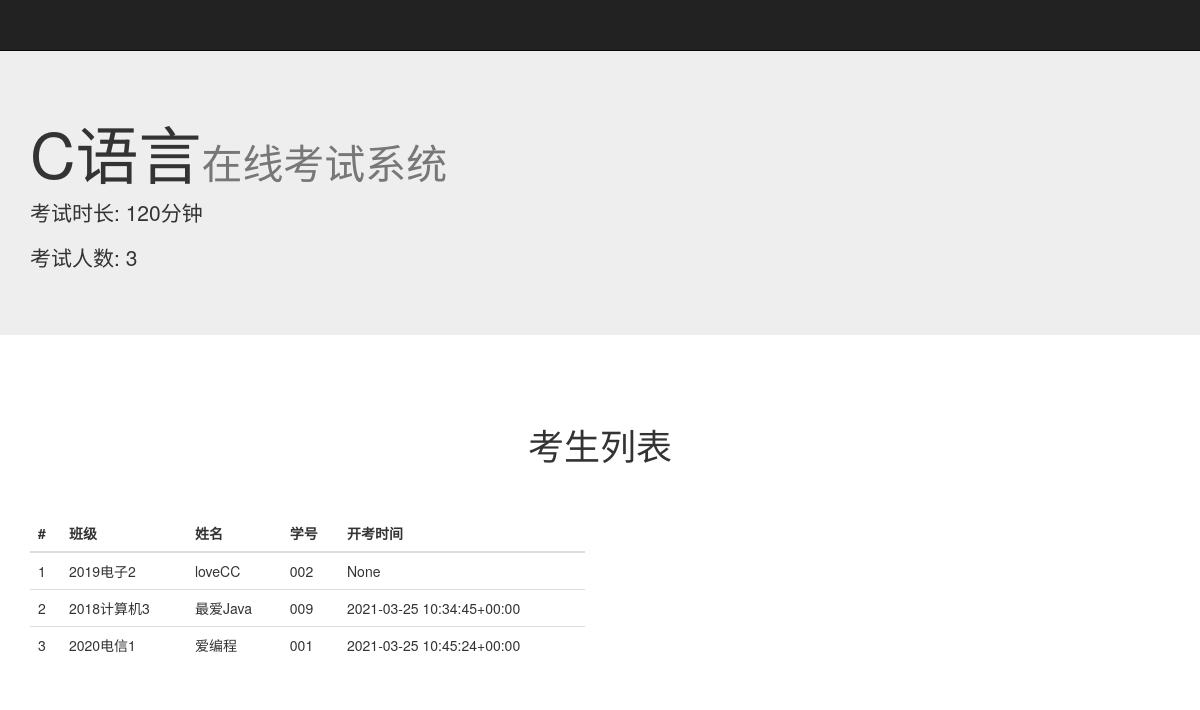
/c/exam/2, run on the app's committed database.
### exam_c/models.py (models this page shows, shortened)
class Exam(models.Model):
    class Meta:
        verbose_name = '考试场次'
        verbose_name_plural = '考试场次'
    pub_date = models.DateTimeField('创建时间', 'date published', null=True)
    problem_type = models.CharField("试卷类型", max_length=20, choices=EXAM_TYPE_CHOICES, default='1')
    creator = models.CharField('创建人', max_length=200, default='')
    info_text = models.CharField('考试信息', max_length=200, default='')
    period = models.CharField("考试时长", max_length=5, choices=PERIOD_CHOICES, default='1')
    def id_(self):
        return str(self.id)
    id_.short_description = '考试编号'
    def exam_type_(self):
        return str(EXAM_TYPE_CHOICES[int(self.problem_type)-1][1])
    exam_type_.short_description = '考试类型'
    def period_(self):
        return str(PERIOD_CHOICES[int(self.period)-1][1])
    period_.short_description = '考试时长'
    def out_link_(self):
        return format_html('<a href="http://127.0.0.1:8000/c/exam/{}" target="_blank">查看</a>'.format(self.id))
    out_link_.short_description = '考试情况'

class ExamPaper(models.Model):
    class Meta:
        verbose_name = '试卷'
        verbose_name_plural = '试卷'
    problem_type = models.CharField("试卷类型", max_length=20, choices=EXAM_TYPE_CHOICES, default='1')
    student = models.ForeignKey(
        Student,
        on_delete=models.CASCADE, null=True,
        verbose_name='所属考生'
    )
    exam = models.ForeignKey(
        Exam,
        on_delete=models.CASCADE, null=True,
        verbose_name='所属考试'
    )
    start_time = models.DateTimeField('开考时间', null=True, blank=True,)
    choice_questions = models.TextField("选择题列表", max_length=1000,  blank=True, default='')
    choice_question_answers = models.TextField("选择题答案列表", max_length=1000, blank=True,  default='')
    coding_questions = models.TextField("编程题列表", max_length=1000, blank=True, default='')
    coding_question_answers = models.TextField("编程题答案列表", max_length=1000, blank=True, default='')
    def start_time_(self):
        return str(self.start_time)
    start_time_.short_description = '开考时间'

class Student(models.Model):
    class Meta:
        verbose_name = '考生'
        verbose_name_plural = '考生'
    class_name = models.CharField('班级',max_length=100, default='')
    student_name = models.CharField('姓名', max_length=20, default='')
    student_id = models.CharField('学号', max_length=20, default='')
    pass_word = models.CharField('密码', max_length=20, default='', blank=True)

### exam_c/views.py (the view)
# urls.py: path('exam/<int:exam_id>', views.exam_detail, name='exam'),
def exam_detail(request, exam_id):
    try:
        exam = Exam.objects.get(id=exam_id)
    except Exam.DoesNotExist:
        raise Http404("exam does not exist")
    exam_papers = exam.exampaper_set.all()
    context = {
        'exam': exam,
        'exam_id': exam_id,
        'exam_papers': exam_papers,
        }
    return render(request, 'exam_c/exam_detail.html', context)

### exam_c/templates/exam_c/exam_detail.html (shortened to what this page needs)
<!DOCTYPE html>
<html lang="zh-CN">
<head>
    <link href="https://cdn.bootcss.com/bootstrap/3.3.7/css/bootstrap.min.css" rel="stylesheet">
</head>
<body>
    <nav class="navbar navbar-inverse navbar-fixed-top">
        <div class="container">
            <div class="navbar-header">
                <a class="navbar-brand" href="#"></a>
            </div>
        </div>
    </nav>
    <div class="jumbotron">
      <div class="container">
        <h1>{{ exam.exam_type_ }}<small>在线考试系统</small></h1>
        <p>考试时长: {{ exam.period_ }}</p>
        <p>考试人数: {{ exam_papers.count }}</p>
      </div>
    </div>
    <div class="container">
        <div class="starter-template">
            <h1>考生列表</h1>
            </div>
            <div class="row">
              <div class="col-md-6">
                <table class="table">
                  <thead>
                    <tr>
                      <th>#</th>
                      <th>班级</th>
                      <th>姓名</th>
                      <th>学号</th>
                      <th>开考时间</th>
                    </tr>
                  </thead>
                  <tbody>
                    {% for exam_paper in exam_papers %}
                      <tr>
                        <td>{{ forloop.counter }}</td>
                        <td>{{ exam_paper.student.class_name }}</td>
                        <td>{{ exam_paper.student.student_name }}</td>
                        <td>{{ exam_paper.student.student_id }}</td>
                        <td>{{ exam_paper.start_time_ }}</td>
                      </tr>
                    {% endfor %}
                  </tbody>
                </table>
        </div>
    </div>
</body>
</html>

### exam_c/templates/exam_c/exam_detail.html (style rules this page uses)
body { padding-top: 50px; }
.starter-template { padding: 40px 15px; text-align: center; }

### data on the page
Exam: exam_type_ "C语言", period_ "120分钟", count "3"
ExamPaper: student.class_name "2019电子2", student.student_name "loveCC", student.student_id "002", start_time_ "None"
ExamPaper: student.class_name "2018计算机3", student.student_name "最爱Java", student.student_id "009", start_time_ "2021-03-25 10:34:45+00:00"
ExamPaper: student.class_name "2020电信1", student.student_name "爱编程", student.student_id "001", start_time_ "2021-03-25 10:45:24+00:00"
